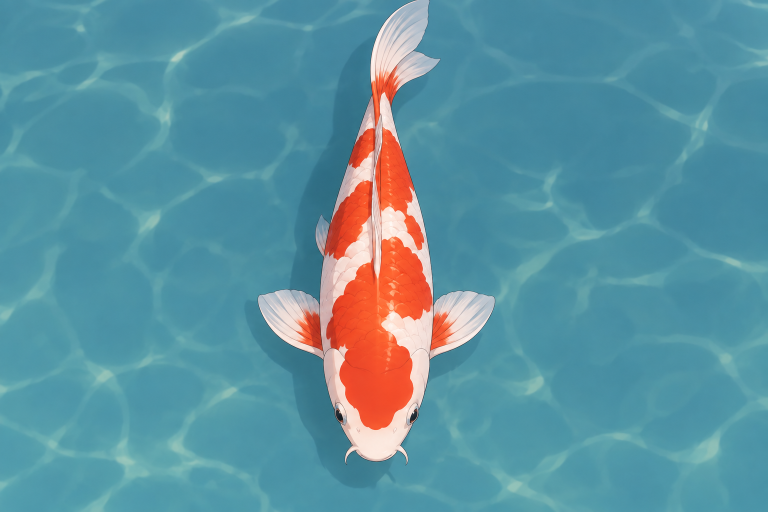
#> input picture assets/style_reference_koi.png, 1536 x 1024 px (shown at 1/2 size)
$ python build_fish_assets.py
#> lines starting #> are read from the running program, lines starting #| are printed output that depends on the picture; after the words box and inside, x2 and y2 are one past the last pixel; in counts of white or black regions, pixels touching at a corner belong together
#> in main, img is the input picture: shape (1024, 1536, 3); mean B, G, R 159.8, 146.1, 92.9
from __future__ import annotations
from pathlib import Path
import math
import cv2
import numpy as np

ROOT = Path(__file__).resolve().parents[1]
SRC = ROOT / 'assets' / 'style_reference_koi.png'
OUT = ROOT / 'assets' / 'fish'
KINDS = ('koi','goldfish','neon','betta')
FRAMES = 16


def extract_sprite(img: np.ndarray) -> np.ndarray:
    # The style reference has a cyan water background and a pearl-white/vermilion fish.
    # A red-channel matte is more stable than GrabCut here and avoids baking water into the sprite.
    b,g,r=cv2.split(img)
    H,W=r.shape; yy,xx=np.ogrid[:H,:W]
#> after `H, W = r.shape`: H = 1024; W = 1536
#> after `yy, xx = np.ogrid[:H, :W]`: yy = 1024 values from 0 to 1023
    roi=(xx>W*.30)&(xx<W*.67)&(yy<H*.96)
    seed=roi & (r>182) & ((r-g>10)|(r>215))
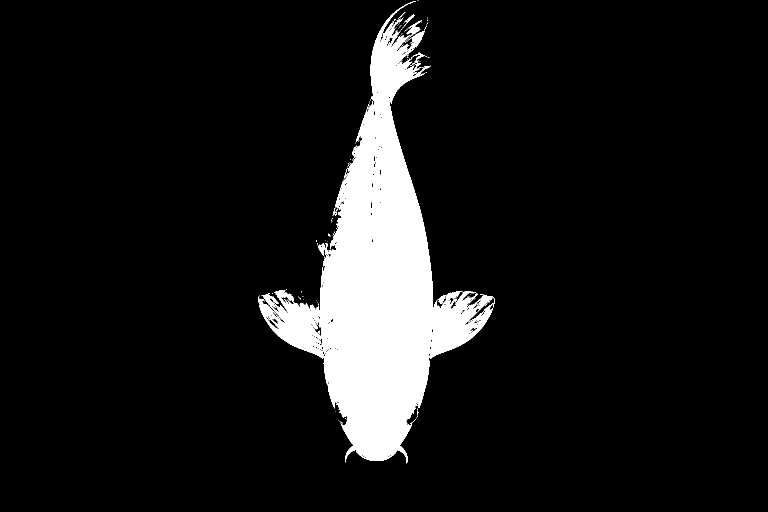
#> seed: shape (1024, 1536) bool (shown at 1/2 size); 9.1% white; 119 white regions (111 under 20 px), largest, box (x1, y1, x2, y2) and area: (640, 2, 866, 927) 124221, (859, 582, 989, 718) 9457, (516, 580, 647, 718) 8761
    matte=seed.astype(np.uint8)*255
    matte=cv2.morphologyEx(matte,cv2.MORPH_CLOSE,cv2.getStructuringElement(cv2.MORPH_ELLIPSE,(11,11)),iterations=2)
#> matte: shape (1024, 1536); 9.9% white; 1 white region, box (x1, y1, x2, y2) and area: (516, 0, 989, 927) 155841
    matte=cv2.dilate(matte,cv2.getStructuringElement(cv2.MORPH_ELLIPSE,(7,7)),iterations=1)
#> matte: shape (1024, 1536); 10.4% white; 1 white region, box (x1, y1, x2, y2) and area: (513, 0, 992, 930) 163961
    n,labels,stats,_=cv2.connectedComponentsWithStats(matte,8)
#> n = 2; stats = [[0, 0, 1536, 1024, 1408903], [513, 0, 479, 930, 163961]]
    final=np.zeros_like(matte); cx=W//2
#> after `cx = W // 2`: cx = 768
    for i in range(1,n):
        x,y,w,hh,area=stats[i]
        if area>1000 and x<cx+100 and x+w>cx-100:
            final[labels==i]=255
#> this loop made 1 pass
    alpha=cv2.GaussianBlur(final,(0,0),.9)
    rgba=cv2.cvtColor(img,cv2.COLOR_BGR2BGRA); rgba[:,:,3]=alpha
    rgba[alpha < 6, :3] = 0
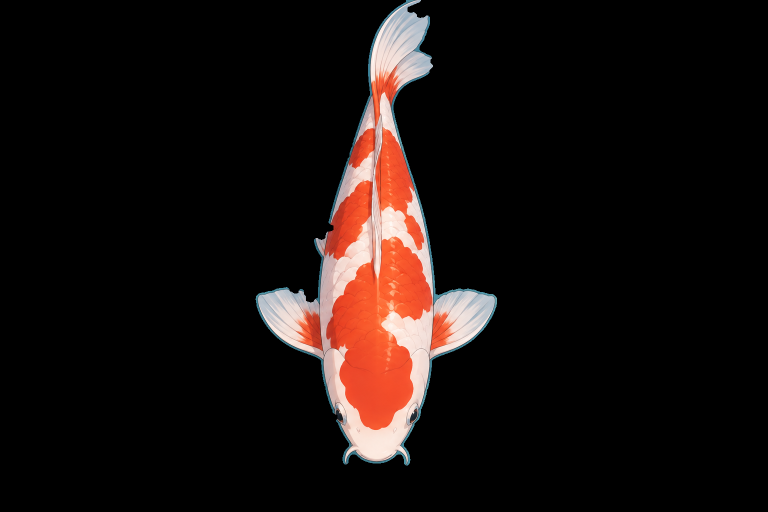
#> rgba: shape (1024, 1536, 4) (shown at 1/2 size); mean B, G, R, A 13.8, 15.6, 23.6, 26.6
    ys,xs=np.where(final>0); pad=12
    x0=max(0,int(xs.min())-pad); x1=min(W,int(xs.max())+pad+1)
#> after `x0 = max(0, int(xs.min()) - pad)`: x0 = 501
#> after `x1 = min(W, int(xs.max()) + pad + 1)`: x1 = 1004
    y0=max(0,int(ys.min())-pad); y1=min(H,int(ys.max())+pad+1)
#> after `y0 = max(0, int(ys.min()) - pad)`: y0 = 0
#> after `y1 = min(H, int(ys.max()) + pad + 1)`: y1 = 942
    sprite=rgba[y0:y1,x0:x1]
    return cv2.rotate(sprite, cv2.ROTATE_90_COUNTERCLOCKWISE)


def recolor(rgba: np.ndarray, kind: str) -> np.ndarray:
    if kind == 'koi':
        return rgba.copy()
    out = rgba.copy()
    bgr = out[:,:,:3]
    hsv = cv2.cvtColor(bgr, cv2.COLOR_BGR2HSV)
    H,S,V = cv2.split(hsv)
    alpha = out[:,:,3]
    fg = alpha > 8
    warm = fg & (((H < 28) | (H > 170)) & (S > 65))
    pale = fg & ~warm
    # target BGR colors; luminance/detail is retained by multiplicative shading.
    if kind == 'goldfish':
        c_warm=np.array([28,132,245],np.float32); c_pale=np.array([150,215,255],np.float32)
    elif kind == 'neon':
        c_warm=np.array([170,65,235],np.float32); c_pale=np.array([225,205,70],np.float32)
    else: # betta
        c_warm=np.array([155,55,155],np.float32); c_pale=np.array([225,175,235],np.float32)
    gray=cv2.cvtColor(bgr,cv2.COLOR_BGR2GRAY).astype(np.float32)/210.0
    gray=np.clip(gray,.28,1.18)[...,None]
    arr=bgr.astype(np.float32)
    arr[warm]=c_warm*gray[warm]
    arr[pale]=c_pale*gray[pale]
    # preserve dark ink/eye details
    dark=(cv2.cvtColor(bgr,cv2.COLOR_BGR2GRAY)<72)&fg
    arr[dark]=bgr[dark]
    out[:,:,:3]=np.clip(arr,0,255).astype(np.uint8)
    return out


def warp_frame(src: np.ndarray, phase: float) -> np.ndarray:
    # Transparent padding prevents the tail from being clipped while it swings.
    h,w=src.shape[:2]
    pad_y=max(28,int(h*.16)); pad_x=8
    canvas=np.zeros((h+2*pad_y,w+2*pad_x,4),np.uint8)
    canvas[pad_y:pad_y+h,pad_x:pad_x+w]=src
    H,W=canvas.shape[:2]
    yy,xx=np.indices((H,W),dtype=np.float32)
    # x=tail(left) -> head(right). Head stays almost rigid; tail receives largest amplitude.
    s=np.clip((xx-pad_x)/max(1,w-1),0,1)
    tail_env=(1-s)**2.35
    mid_env=np.exp(-((s-.40)/.28)**2)*.28
    amp=(pad_y*.62)*tail_env + (pad_y*.16)*mid_env
    # travelling body wave; strongest at tail, almost zero at head
    disp=amp*np.sin(phase + s*math.pi*1.35)
    # subtle forward/back tail compression gives a less mechanical pendulum feel
    xdisp=(pad_x*.45 + 2.0)*tail_env*np.cos(phase + s*math.pi)
    map_x=xx-xdisp
    map_y=yy-disp
    return cv2.remap(canvas,map_x,map_y,cv2.INTER_CUBIC,borderMode=cv2.BORDER_CONSTANT,borderValue=(0,0,0,0))


def main():
    img=cv2.imread(str(SRC),cv2.IMREAD_COLOR)
    if img is None: raise SystemExit(f'cannot read {SRC}')
    base=extract_sprite(img)
    OUT.mkdir(parents=True,exist_ok=True)
    for kind in KINDS:
        kd=OUT/kind; kd.mkdir(exist_ok=True)
        colored=recolor(base,kind)
        for i in range(FRAMES):
            phase=2*math.pi*i/FRAMES
            cv2.imwrite(str(kd/f'{i:02d}.png'),warp_frame(colored,phase))
#> this loop made 4 passes
#> pass 1, in main, `cv2.imwrite(str(kd/f'{i:02d}.png'),warp_frame(colored,phase))`:
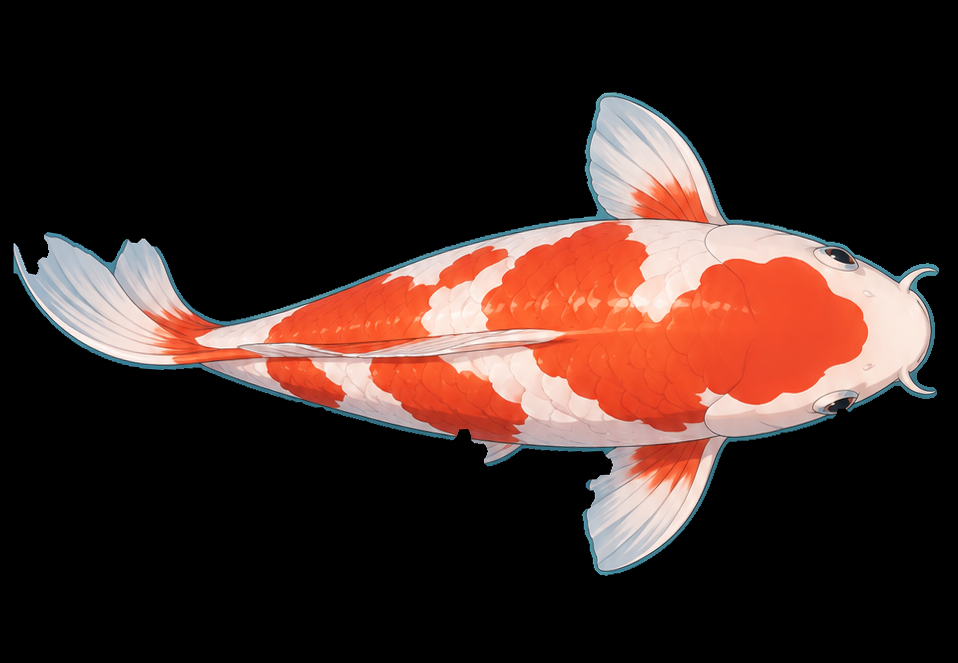
#> saved as 00.png: shape (663, 958, 4); mean B, G, R, A 34, 38.6, 58.2, 65.6
#> pass 1, in warp_frame (call 2), `s=np.clip((xx-pad_x)/max(1,w-1),0,1)`:
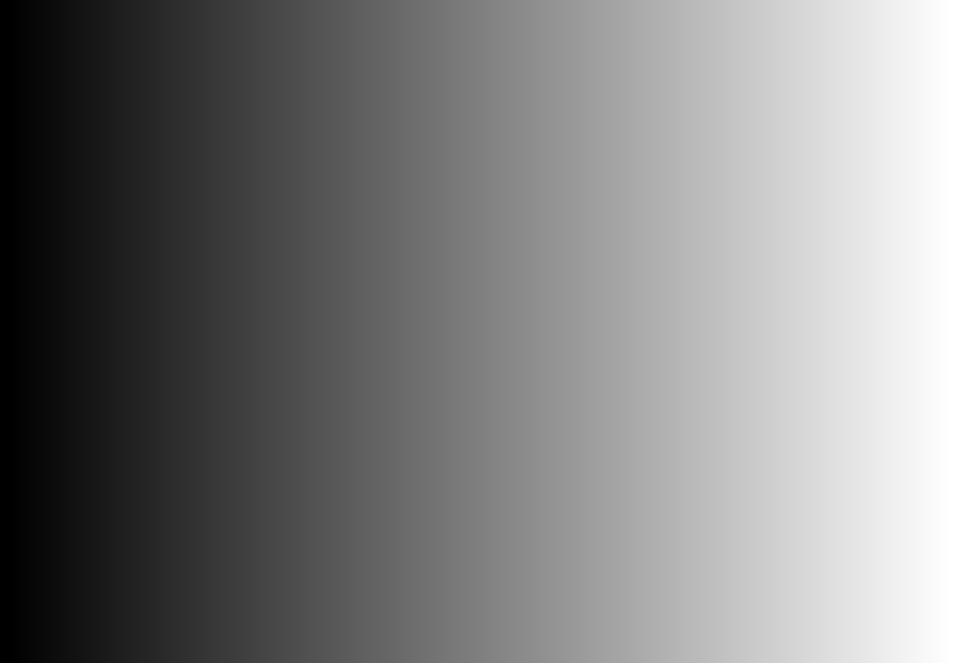
#> s: shape (663, 958) float32; min 0, max 1, mean 0.5
#> pass 1, in warp_frame (call 2), `tail_env=(1-s)**2.35`:
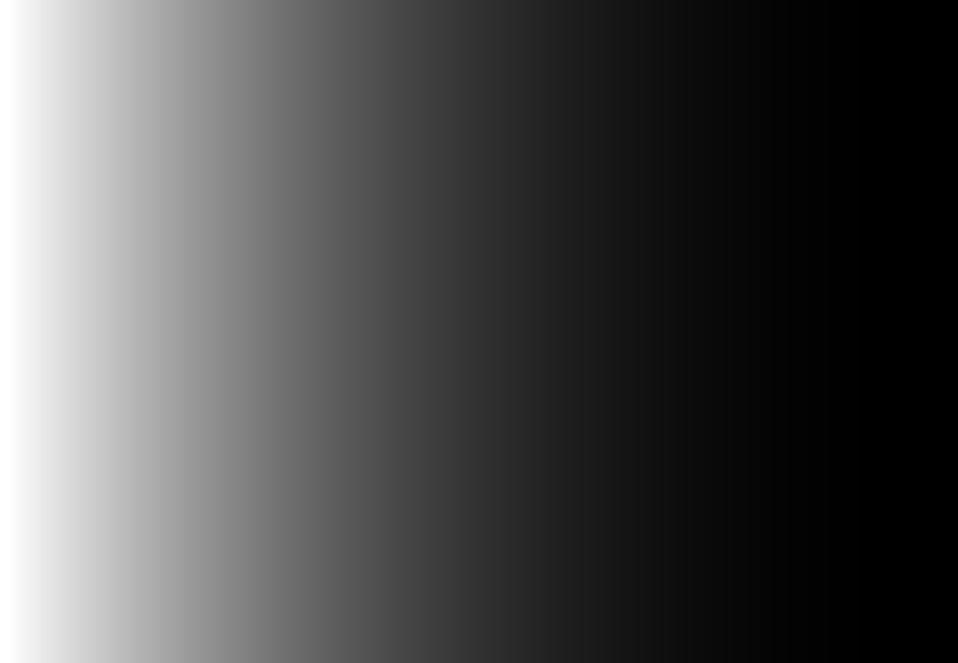
#> tail_env: shape (663, 958) float32; min 0, max 1, mean 0.302
#> pass 1, in warp_frame (call 2), `mid_env=np.exp(-((s-.40)/.28)**2)*.28`:
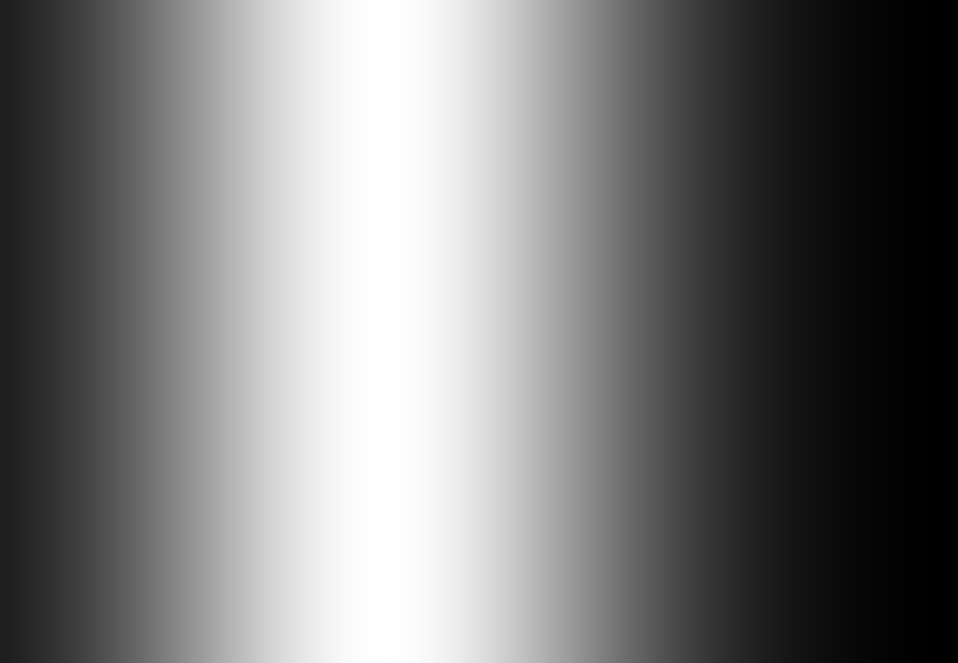
#> mid_env: shape (663, 958) float32; min 0.00284, max 0.28, mean 0.134; drawn with min black and max white
#> after the loop:
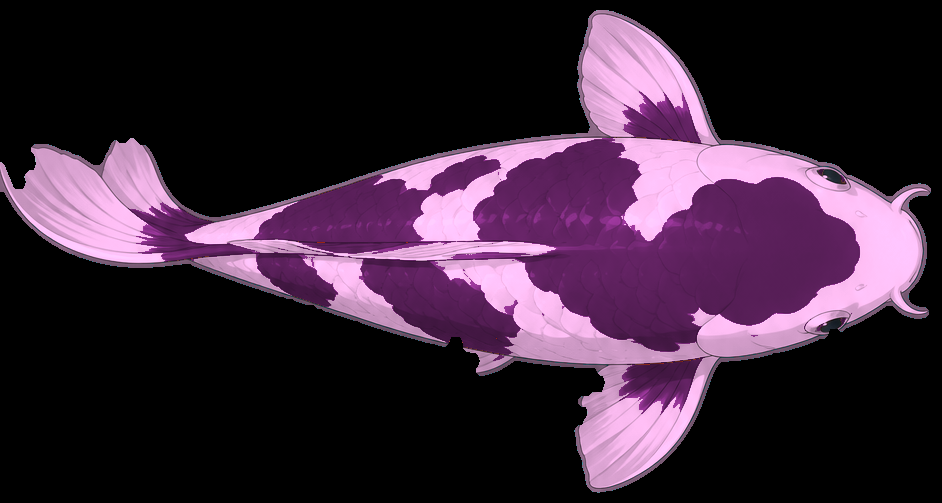
#> colored: shape (503, 942, 4); mean B, G, R, A 56.1, 37.1, 57.5, 88.2
    print(f'generated {FRAMES} frames x {len(KINDS)} kinds in {OUT}')

if __name__=='__main__': main()
